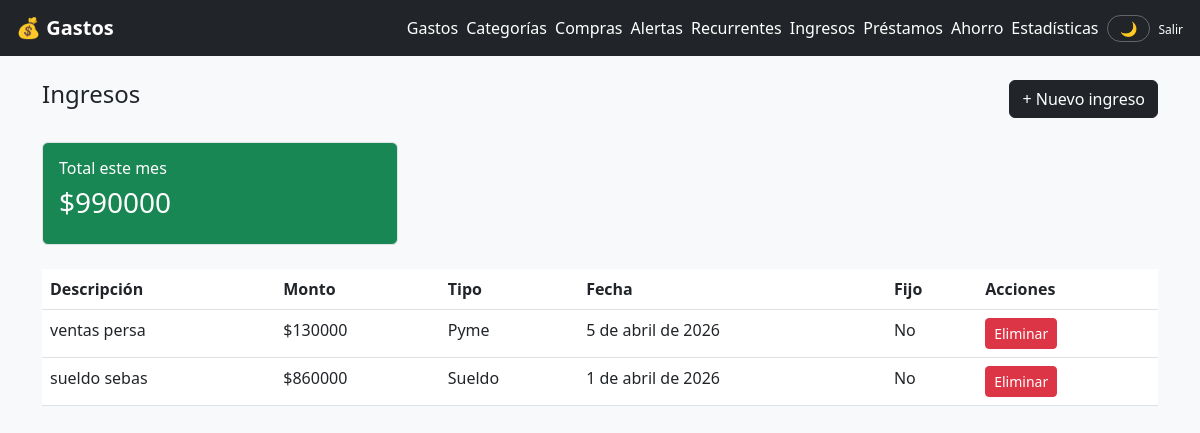
Page /ingresos/ (signed in) on the earlier database version.
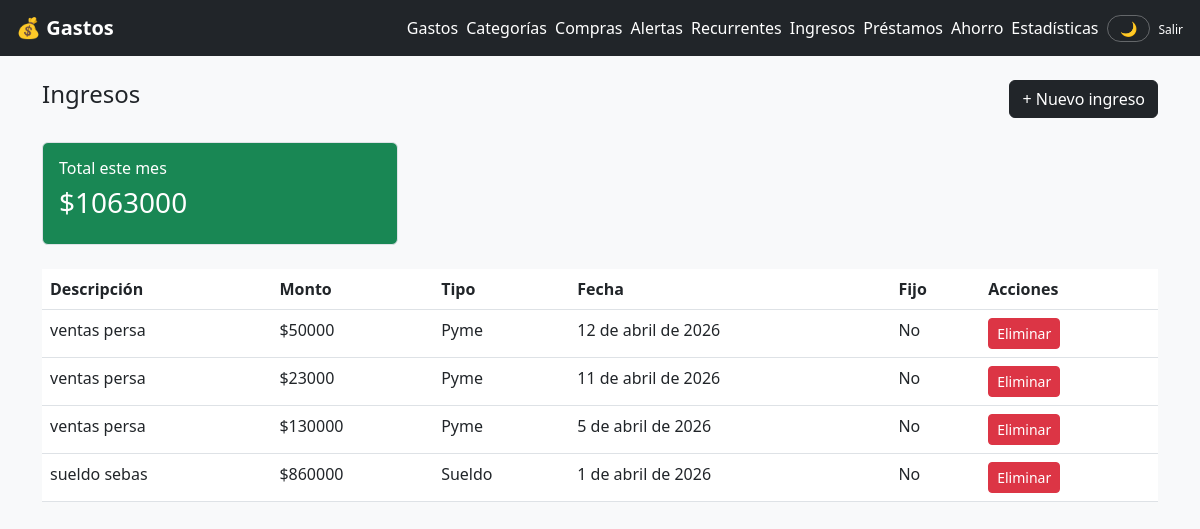
Same page on the later database version.
### gastos/models.py (models this page shows, shortened)
class Ingreso(models.Model):
    TIPO_CHOICES = [
        ('sueldo', 'Sueldo'),
        ('extra', 'Extra'),
        ('pyme', 'Pyme'),
        ('otro', 'Otro'),
    ]
    usuario = models.ForeignKey(User, on_delete=models.CASCADE, related_name='ingresos')
    descripcion = models.CharField(max_length=200)
    monto = models.DecimalField(max_digits=12, decimal_places=0)
    tipo = models.CharField(max_length=20, choices=TIPO_CHOICES, default='sueldo')
    fecha = models.DateField(default=timezone.now)
    es_fijo = models.BooleanField(default=False)
    creado_en = models.DateTimeField(auto_now_add=True)
    class Meta:
        ordering = ['-fecha']

### gastos/views.py (the view)
# urls.py: path('ingresos/', views.lista_ingresos, name='lista_ingresos'),
@login_required
def lista_ingresos(request):
    hoy = timezone.now().date()
    ingresos = Ingreso.objects.filter(usuario=request.user)
    resumen = services.resumen_ingresos_mes(request.user, hoy.year, hoy.month)
    return render(request, 'gastos/ingresos.html', {
        'ingresos': ingresos,
        'resumen': resumen,
    })

### gastos/services.py (called while the page is built)
def resumen_ingresos_mes(usuario, año, mes):
    ingresos = Ingreso.objects.filter(usuario=usuario, fecha__year=año, fecha__month=mes)
    total = ingresos.aggregate(total=Sum('monto'))['total'] or 0
    por_tipo = ingresos.values('tipo').annotate(subtotal=Sum('monto'))
    return {
        'total': total,
        'por_tipo': list(por_tipo),
        'cantidad': ingresos.count(),
    }

### templates/gastos/ingresos.html (shortened to what this page needs)
{% extends 'gastos/base.html' %}
{% block contenido %}
<div class="d-flex justify-content-between mb-4">
    <h4>Ingresos</h4>
    <a href="{% url 'nuevo_ingreso' %}" class="btn btn-dark">+ Nuevo ingreso</a>
</div>
<div class="row mb-4">
    <div class="col-md-4">
        <div class="card text-white bg-success">
            <div class="card-body">
                <h6>Total este mes</h6>
                <h3>${{ resumen.total|floatformat:0 }}</h3>
            </div>
        </div>
    </div>
</div>
<div class="table-responsive">
<table class="table table-hover">
    <thead>
        <tr>
            <th>Descripción</th>
            <th>Monto</th>
            <th>Tipo</th>
            <th>Fecha</th>
            <th>Fijo</th>
            <th>Acciones</th>
        </tr>
    </thead>
    <tbody>
        {% for i in ingresos %}
        <tr>
            <td>{{ i.descripcion }}</td>
            <td>${{ i.monto|floatformat:0 }}</td>
            <td>{{ i.get_tipo_display }}</td>
            <td>{{ i.fecha }}</td>
            <td>{% if i.es_fijo %}Sí{% else %}No{% endif %}</td>
            <td>
                <form method="post" action="{% url 'eliminar_ingreso' i.pk %}">
                    <button class="btn btn-sm btn-danger">Eliminar</button>
                </form>
            </td>
        </tr>
        {% empty %}
        <tr><td colspan="6" class="text-center">No hay ingresos registrados</td></tr>
        {% endfor %}
    </tbody>
</table>
</div>
{% endblock %}

### templates/gastos/base.html (shortened to what this page needs)
<!DOCTYPE html>
<html lang="es" data-theme="light">
<head>
    <link href="https://cdn.jsdelivr.net/npm/bootstrap@5.3.0/dist/css/bootstrap.min.css" rel="stylesheet">
</head>
<body>
<nav class="navbar navbar-dark px-3 py-2">
    <a class="navbar-brand fw-bold" href="{% url 'inicio' %}">💰 Gastos</a>
    <div class="d-flex gap-2 flex-wrap align-items-center">
        <a class="text-white text-decoration-none" href="{% url 'lista_gastos' %}">Gastos</a>
        <a class="text-white text-decoration-none" href="{% url 'lista_categorias' %}">Categorías</a>
        <a class="text-white text-decoration-none" href="{% url 'lista_compras' %}">Compras</a>
        <a class="text-white text-decoration-none" href="{% url 'alertas' %}">Alertas</a>
        <a class="text-white text-decoration-none" href="{% url 'lista_recurrentes' %}">Recurrentes</a>
        <a class="text-white text-decoration-none" href="{% url 'lista_ingresos' %}">Ingresos</a>
        <a class="text-white text-decoration-none" href="{% url 'lista_prestamos' %}">Préstamos</a>
        <a class="text-white text-decoration-none" href="{% url 'lista_metas' %}">Ahorro</a>
        <a class="text-white text-decoration-none" href="{% url 'estadisticas' %}">Estadísticas</a>
        <button id="btnDarkMode" title="Cambiar tema">🌙</button>
        <form method="post" action="{% url 'logout' %}" style="display:inline">
            <button type="submit" class="btn btn-link text-white p-0 text-decoration-none" style="font-size:12px">Salir</button>
        </form>
    </div>
</nav>
<div class="container mt-4">
    {% block contenido %}{% endblock %}
</div>
</body>
</html>

### templates/gastos/base.html (style rules this page uses)
:root { --bg-body: #f8f9fa; --bg-card: #ffffff; --bg-navbar: #212529; --text-body: #212529; --text-muted: #6c757d; --border-color: #dee2e6; --table-bg: #ffffff; --table-hover: #f5f5f5; }
body { background-color: var(--bg-body); color: var(--text-body); transition: background-color 0.3s ease, color 0.3s ease; }
.card { background-color: var(--bg-card); border-color: var(--border-color); }
.navbar { background-color: var(--bg-navbar) !important; }
.table { color: var(--text-body); }
.table > :not(caption) > * > * { background-color: var(--table-bg); color: var(--text-body); border-color: var(--border-color); }
#btnDarkMode { background: none; border: 1px solid rgba(255,255,255,0.3); color: white; border-radius: 20px; padding: 2px 12px; cursor: pointer; font-size: 14px; transition: background 0.2s; }
.table-responsive { overflow-x: auto; }

Differences in the rows shown:
added Ingreso: descripcion "ventas persa", monto "50000", tipo "Pyme", fecha "12 de abril de 2026", es_fijo "No"
added Ingreso: descripcion "ventas persa", monto "23000", tipo "Pyme", fecha "11 de abril de 2026", es_fijo "No"
Other differences:
{{ resumen.total|floatformat:0 }}: "990000" → "1063000"
